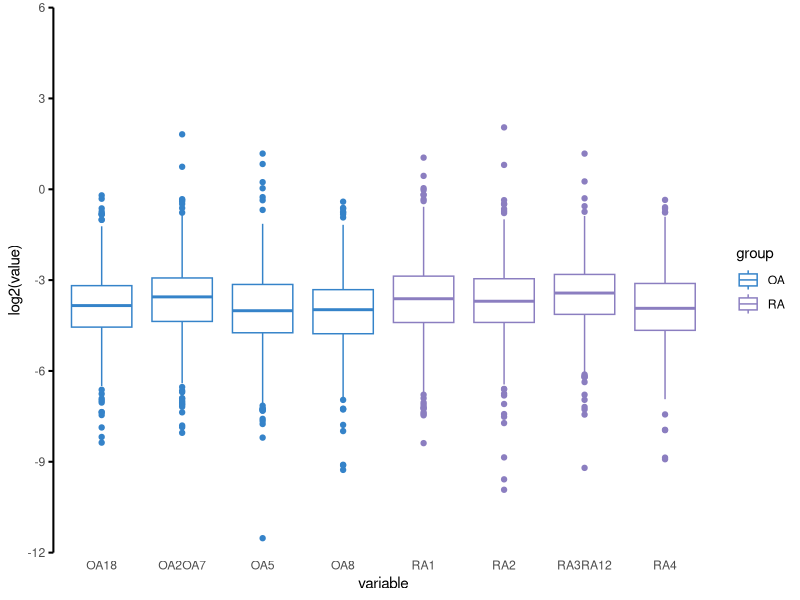

Here is the R script that generated this plot:
library(ggplot2)

rm(list = ls())
dat = read.csv("eFig 1l.csv")
ggplot(dat, aes(variable, log2(value), color=group))+
  geom_boxplot()+
  scale_color_manual(values = c("#3583c9","#8b7ec0"))+
  theme_classic()+
  scale_y_continuous(limits = c(-12,6), breaks = c(-12,-9,-6,-3,0,3,6), expand = c(0,0))+
  theme(axis.line.x = element_blank(), axis.ticks.x = element_blank(),axis.line = element_line(color="black", linewidth = .7),
        axis.ticks = element_line(color="black", linewidth = .7),
        axis.ticks.length =  unit(1.25,"mm"))
ggsave("eFig 1l.pdf", width = 4.2, height = 3)
